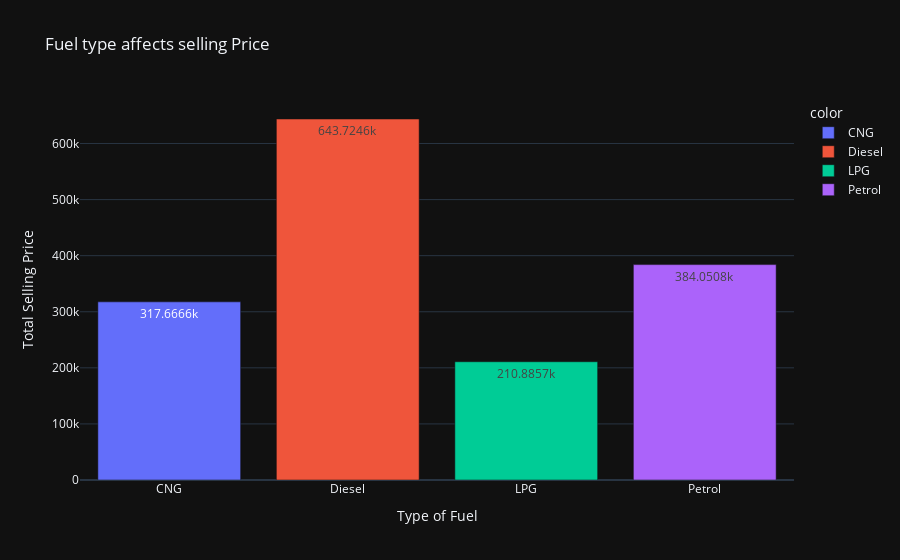

The notebook cell saved with this chart:
### Code cell
price_Type_Fuel = df.groupby('fuel')['selling_price'].mean()
px.bar(x = price_Type_Fuel.index,
       y = price_Type_Fuel.values,
       template = 'plotly_dark',
       color = price_Type_Fuel.index,
       text_auto = True,
       title = 'Fuel type affects selling Price',
       labels = {'y':'Total Selling Price','x':'Type of Fuel'}
       )

### Figure 1 — Plotly figure (JSON) as saved in the notebook; plotly's stock layout.template omitted (floating-point values rounded to 4 significant figures)
{"data": [{"alignmentgroup": "True", "hovertemplate": "color=CNG<br>Type of Fuel=%{x}<br>Total Selling Price=%{y}<extra></extra>", "legendgroup": "CNG", "marker": {"color": "#636efa", "pattern": {"shape": ""}}, "name": "CNG", "offsetgroup": "CNG", "orientation": "v", "showlegend": true, "textposition": "auto", "texttemplate": "%{y}", "type": "bar", "x": ["CNG"], "xaxis": "x", "y": [317700.0], "yaxis": "y"}, {"alignmentgroup": "True", "hovertemplate": "color=Diesel<br>Type of Fuel=%{x}<br>Total Selling Price=%{y}<extra></extra>", "legendgroup": "Diesel", "marker": {"color": "#EF553B", "pattern": {"shape": ""}}, "name": "Diesel", "offsetgroup": "Diesel", "orientation": "v", "showlegend": true, "textposition": "auto", "texttemplate": "%{y}", "type": "bar", "x": ["Diesel"], "xaxis": "x", "y": [643700.0], "yaxis": "y"}, {"alignmentgroup": "True", "hovertemplate": "color=LPG<br>Type of Fuel=%{x}<br>Total Selling Price=%{y}<extra></extra>", "legendgroup": "LPG", "marker": {"color": "#00cc96", "pattern": {"shape": ""}}, "name": "LPG", "offsetgroup": "LPG", "orientation": "v", "showlegend": true, "textposition": "auto", "texttemplate": "%{y}", "type": "bar", "x": ["LPG"], "xaxis": "x", "y": [210900.0], "yaxis": "y"}, {"alignmentgroup": "True", "hovertemplate": "color=Petrol<br>Type of Fuel=%{x}<br>Total Selling Price=%{y}<extra></extra>", "legendgroup": "Petrol", "marker": {"color": "#ab63fa", "pattern": {"shape": ""}}, "name": "Petrol", "offsetgroup": "Petrol", "orientation": "v", "showlegend": true, "textposition": "auto", "texttemplate": "%{y}", "type": "bar", "x": ["Petrol"], "xaxis": "x", "y": [384100.0], "yaxis": "y"}], "layout": {"barmode": "relative", "legend": {"title": {"text": "color"}, "tracegroupgap": 0}, "title": {"text": "Fuel type affects selling Price"}, "xaxis": {"anchor": "y", "domain": [0, 1], "title": {"text": "Type of Fuel"}}, "yaxis": {"anchor": "x", "domain": [0, 1], "title": {"text": "Total Selling Price"}}}}
